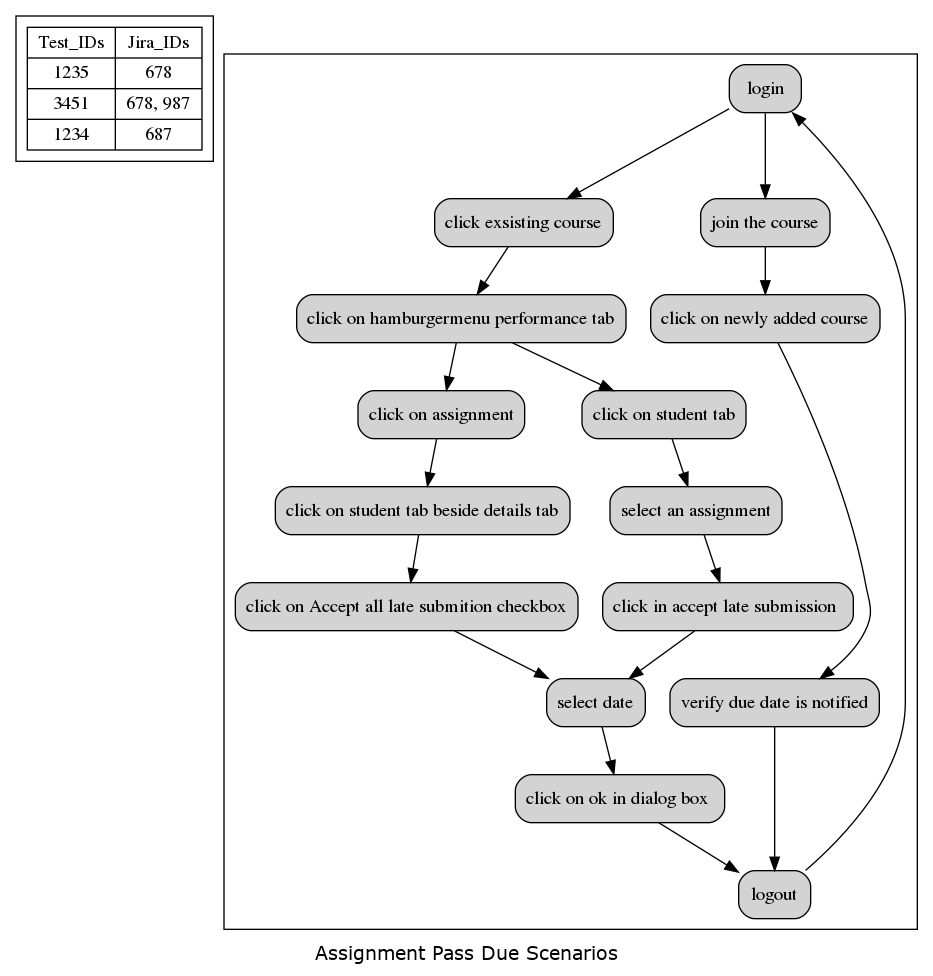

The script that drew this image:
import pydot
import xlrd

ExcelFileName = 'example.xlsx'
workbook = xlrd.open_workbook(ExcelFileName)
worksheet1 = workbook.sheet_by_name("Sheet2")

num_rows1 = worksheet1.nrows
num_cols1 = worksheet1.ncols

result_data1 = []
for curr_col in range(0, num_cols1, 1):
    row_data = []

    for curr_row in range(0, num_rows1, 1):
        data = worksheet1.cell_value(curr_row, curr_col)  # Read the data in the current cell
        # print(data)
        row_data.append(data)

    result_data1.append(row_data)
print(len(result_data1[1]))
M = "|".join(result_data1[0])
N = "|".join(result_data1[1])
callgraph = pydot.Dot(graph_type='digraph', fontname="Verdana")
callgraph.set_strict(1)
callgraph.set_label("Assignment Pass Due Scenarios")

cluster_foo=pydot.Cluster('Ids',label='')
cluster_foo.add_node(pydot.Node('foo', label="{"+M+"}|{"+N+"}", shape="record", orientation="180"))
callgraph.add_subgraph(cluster_foo)

ExcelFileName = 'example.xlsx'
workbook = xlrd.open_workbook(ExcelFileName)
worksheet = workbook.sheet_by_name("Sheet1")

num_rows = worksheet.nrows
num_cols = worksheet.ncols

result_data = []
for curr_row in range(0, num_rows, 1):
    row_data = []

    for curr_col in range(0, num_cols, 1):
        data = worksheet.cell_value(curr_row, curr_col)  # Read the data in the current cell
        # print(data)
        row_data.append(data)

    result_data.append(row_data)

node = result_data[1]

cluster_graph=pydot.Cluster('graph', label='')

for i in range(len(result_data[1])):
    node[i] = pydot.Node(result_data[1][i], style="rounded, filled", shape="box", rotate="")
    cluster_graph.add_node(node[i])

j = 0
k = 1

for i in range(len(set(node))-1):
    cluster_graph.add_edge(pydot.Edge(node[j], node[k], dir="forward", arrowhead="normal", style=""))
    j += 1
    k += 1

callgraph.add_subgraph(cluster_graph)



callgraph.write_png("test2.png")
